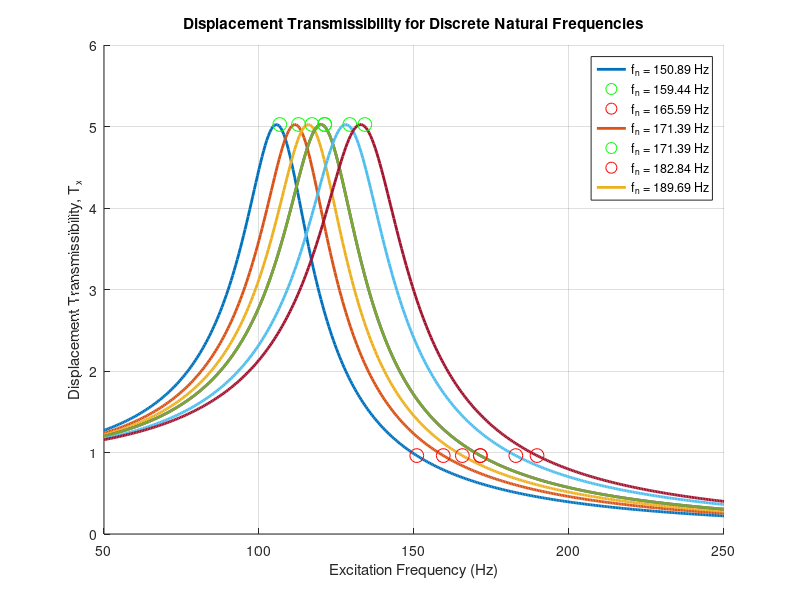

Write MATLAB code to recreate this figure.
clear; close all; clc

% Given discrete natural frequencies (in Hz)
f_n_values = [150.89, 159.44, 165.59, 171.39, 171.39, 182.84, 189.69];

% Other system parameters
zeta = 0.1;      % Damping ratio

% Define excitation frequency range (in Hz)
f = 50:0.5:250;  

% Prepare the figure and color order
figure;
hold on;
colors = lines(length(f_n_values));  % Generates distinguishable colors

% Loop over each discrete natural frequency
for i = 1:length(f_n_values)
    f_n = f_n_values(i);
    
    % Calculate the isolator frequency for this mode
    f_i = f_n / sqrt(2);
    
    % Frequency ratio based on isolator frequency
    r = f / f_i;
    
    % Calculate displacement transmissibility:
    T_x = 1 ./ sqrt((1 - r.^2).^2 + (2*zeta*r).^2);

    % Max Transmissibility
    T_max = max(T_x);

    % Calculate the crossing point
    T_c = 1/sqrt((1 - (f_n/f_i)^2)^2 + (2*zeta*(f_n/f_i))^2);

    
    % Plot the transmissibility curve
    plot(f, T_x, 'LineWidth', 2, 'Color', colors(i,:));
    
    % Mark the isolator and natural frequencies on the plot
    plot(f_i, T_max, 'go','MarkerSize',10);
    plot(f_n, T_c, 'ro','MarkerSize',10);
end

% Enhance the plot appearance
xlabel('Excitation Frequency (Hz)');
ylabel('Displacement Transmissibility, T_x');
title('Displacement Transmissibility for Discrete Natural Frequencies');
grid on;

% Create legend entries for clarity
legendEntries = cell(1, length(f_n_values));
for i = 1:length(f_n_values)
    legendEntries{i} = sprintf('f_n = %.2f Hz', f_n_values(i));
end
legend(legendEntries, 'Location', 'Best');

hold off;
